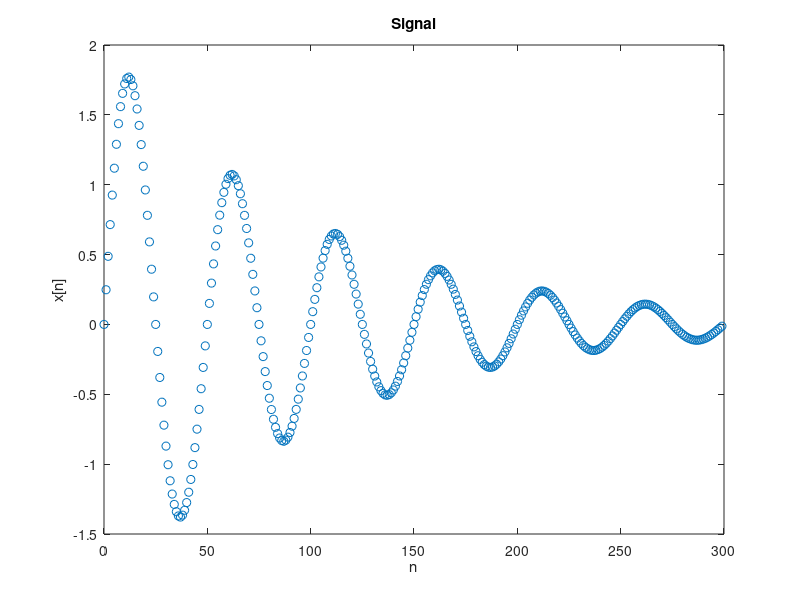
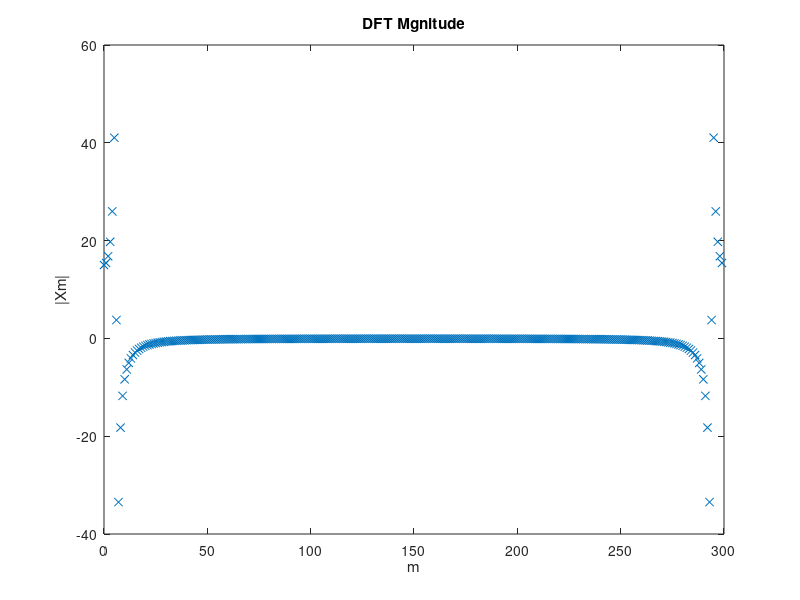

Reproduce these figures in MATLAB, in order.
% Malgorzata Targan KSE
% 131420
% zadanie 1 lab 1

clear all
close all

N = 300;
n = [0:N-1];
m = [0:N-1];

x = 2*sin(2*pi*n/50).*exp(-n/100);

% DFT, X
X = x*exp(-1i*2*pi*m'*n/N);

figure
plot(n,x,'o');
set(gcf,'color','white');
xlabel('n');
ylabel('x[n]');
title('Signal');

figure
plot(m,X,'x');
set(gcf,'color','white');
xlabel('m');
ylabel('|Xm|');
title('DFT Mgnitude');



